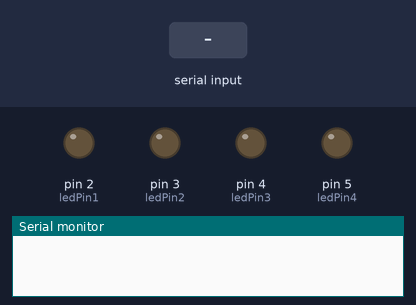
Simulated run of this sketch. Board: Arduino Uno, built with avr-gcc and run on an emulated ATmega328P. On the bench: output pins drawn as LEDs (lit = HIGH), the last lines printed to the serial monitor. The test bench sets the inputs (shaded band).

Above: at 1.2 s.
1.3 s: "O" received over Serial
At 1.7 s:
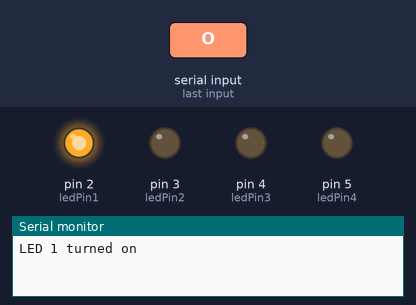
2.8 s: "C" received over Serial
At 4.0 s:
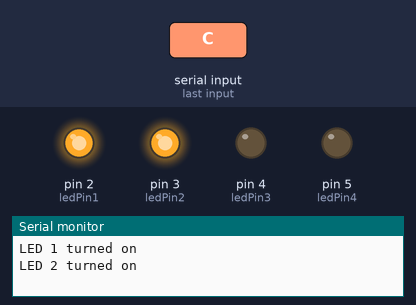
4.3 s: "L" received over Serial
At 5.2 s:
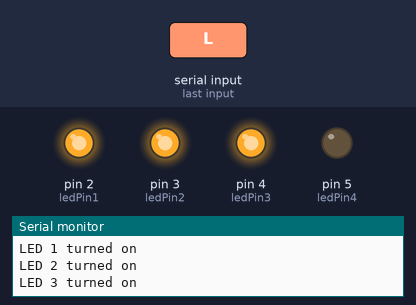
5.8 s: "R" received over Serial
At 6.3 s:
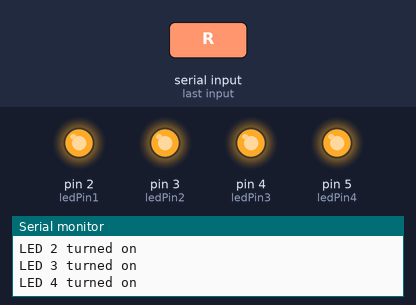
Timing chart, 0 to 8.3 s (numbered marks = the images above; inputs shaded):
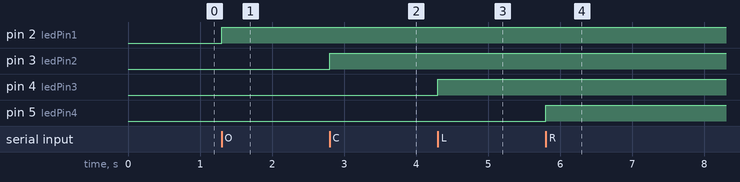

Measured:
- after the input at 1.3 s, pin 2 (ledPin1): LOW → HIGH at once
- after the input at 2.8 s, pin 3 (ledPin2): LOW → HIGH at once
- after the input at 4.3 s, pin 4 (ledPin3): LOW → HIGH at once
- after the input at 5.8 s, pin 5 (ledPin4): LOW → HIGH at once

The sketch:

TestCode.ino
```cpp
int ledPin1 = 2;
int ledPin2 = 3;
int ledPin3 = 4;
int ledPin4 = 5;


void setup() {
  Serial.begin(9600);
  pinMode(ledPin1, OUTPUT);
  pinMode(ledPin2, OUTPUT);
  pinMode(ledPin3, OUTPUT);
  pinMode(ledPin4, OUTPUT);

}

void loop() {
  if (Serial.available() > 0) {
    char input = Serial.read();
    if (input == 'O') {
      digitalWrite(ledPin1, HIGH);
      Serial.println("LED 1 turned on");
    } else if (input == 'C') {
      digitalWrite(ledPin2, HIGH);
      Serial.println("LED 2 turned on");
    } else if (input == 'L') {
      digitalWrite(ledPin3, HIGH);
      Serial.println("LED 3 turned on");
    } else if (input == 'R') {
      digitalWrite(ledPin4, HIGH);
      Serial.println("LED 4 turned on");
    }

     else if (input == '0') {
      digitalWrite(ledPin1, LOW);
      digitalWrite(ledPin2, LOW);
      digitalWrite(ledPin3, LOW);
      digitalWrite(ledPin4, LOW);

      Serial.println("All LEDs turned off");
    } else {
      Serial.println("Invalid input");
    }
  }
}
```
